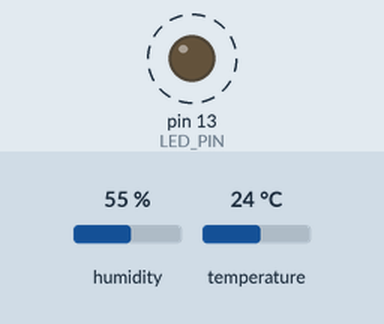
The sketch below on a simulated Arduino Uno, built with avr-gcc and run on an emulated ATmega328P. On the bench: output pins drawn as LEDs (lit = HIGH). Dashed ring = blinking. Inputs (shaded band) come from the test bench; at power-on: humidity 55 %, temperature 24 °C. What the sketch prints to the serial monitor is not drawn.

Above: at 1.1 s.
Timing chart, 0 to 4.8 s (numbered marks = the images above):
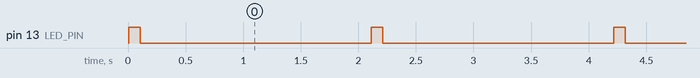

Measured:
- by itself, pin 13 (LED_PIN): alternates HIGH for 0.10 s and LOW for 2.0 s

The sketch:

sketch.ino
```cpp
#include <DHT.h>

const int LED_PIN = 13;    // LED on GPIO 13
const int DHT_PIN = 15;    // DHT22 data pin on GPIO 15
#define DHT_TYPE DHT22     // Sensor model

DHT dht(DHT_PIN, DHT_TYPE);   // Create the sensor object

void setup() {
  Serial.begin(115200);
  pinMode(LED_PIN, OUTPUT);
  dht.begin();                // Start the sensor
  Serial.println("DHT22 test started");
}

void loop() {
  float temperature = dht.readTemperature();   // Celsius
  float humidity = dht.readHumidity();         // Percent

  // Check that the reading worked
  if (isnan(temperature) || isnan(humidity)) {
    Serial.println("Failed to read from DHT22");
  } else {
    Serial.print("Temperature: ");
    Serial.print(temperature);
    Serial.print(" C  |  Humidity: ");
    Serial.print(humidity);
    Serial.println(" %");
  }

  // Blink the LED once per reading
  digitalWrite(LED_PIN, HIGH);
  delay(100);
  digitalWrite(LED_PIN, LOW);

  delay(2000);   // DHT22 needs about 2 seconds between readings
}
```
